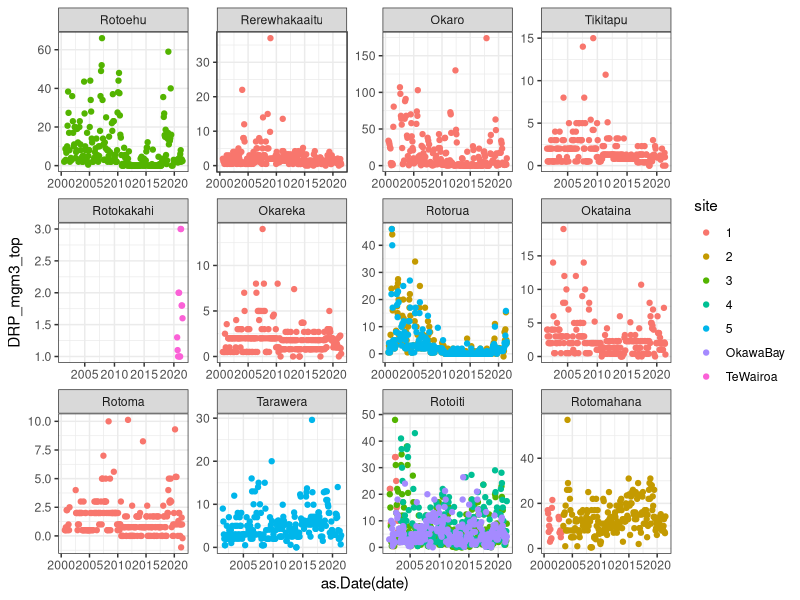
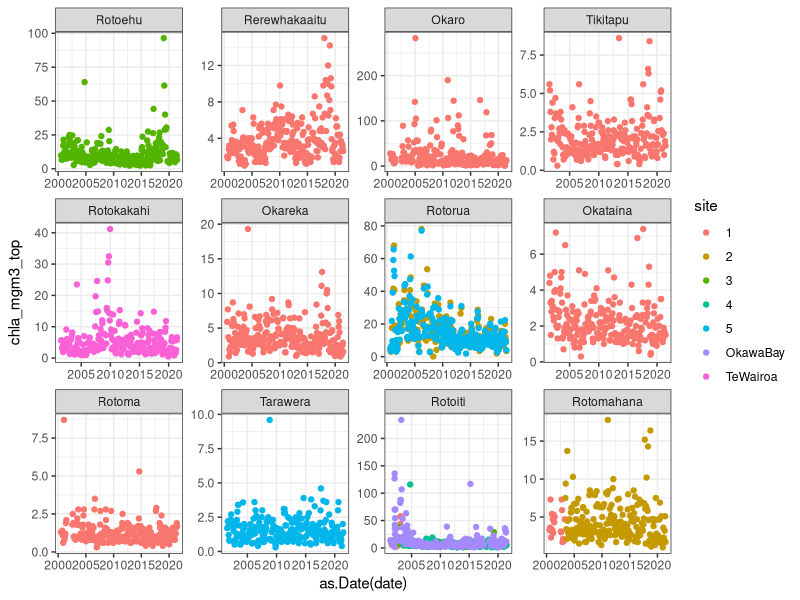
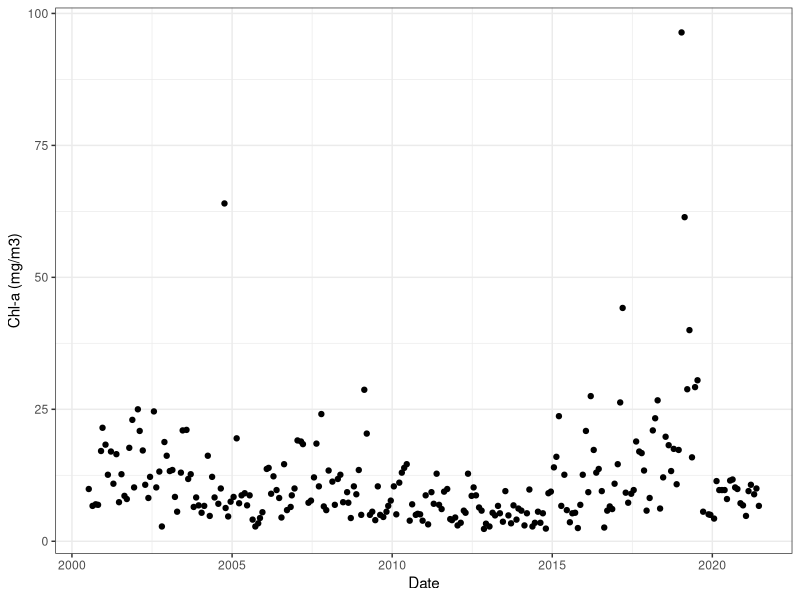
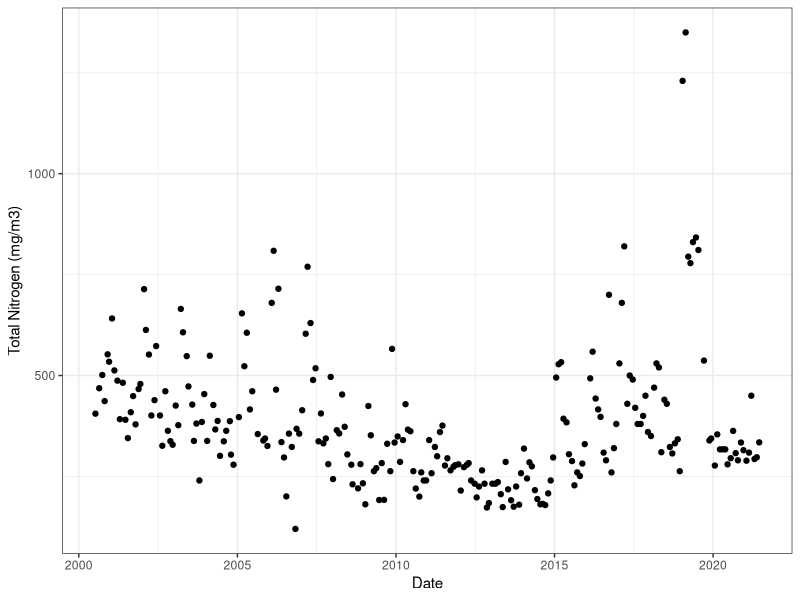
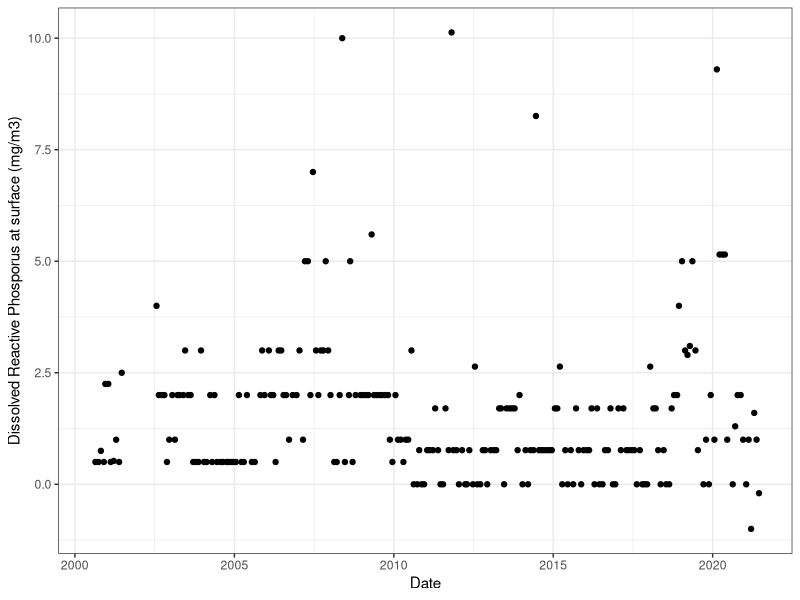

The R script that drew these images, in order:
## ---- chunk 1
# Set CRAN mirror in R code
options(repos = c(CRAN = "https://cloud.r-project.org"))
## ---- chunk 2
install.packages('tidyverse') # typically, R needs things to be in quotes, 
# either '' or "" if it is not a recognized object in the environment
install.packages('readxl') 
## ---- chunk 3
library(tidyverse)
library(readxl)
## ---- chunk 4
num_participants <- 13# insert number of people in the room
  
num_instructors <- 3# insert number of instructors in the room
  
participant_instructor_ratio <- num_participants/num_instructors
## ---- chunk 5
getwd()
## ---- chunk 6
wq <- read.csv('./data/BoP_WQ_formatted.csv') # HINT: hit 'tab' as you're typin the directory to see a list of files in this directory
## ---- chunk 7
View(wq) # this opens up the dataframe to view, 
# you can also do this by clicking on your dataframe ('wq') in the Environment at right
## ---- chunk 8
str(wq)
## ---- chunk 9
wq$date <- as.Date(wq$date)
## ---- chunk 10
wq$datetime <- as.POSIXct(wq$date, tz = "ETC/GMT+12")
## ---- chunk 11
str(wq)
## ---- chunk 12
wq$lake <- factor(wq$lake, levels = c('Rotoehu', 'Rerewhakaaitu', 'Okaro',
                                      'Tikitapu', 'Rotokakahi', 'Okareka',
                                      'Rotorua', 'Okataina', 'Rotoma',
                                      'Tarawera', 'Rotoiti', 'Rotomahana'))
## ---- chunk 13

str(wq)

# This shows that the lake column is now a factor!

## ---- chunk 14
ggplot(wq, aes(x = as.Date(date), y = DRP_mgm3_top, color = site)) + 
  geom_point() + # this tells R how to "map" the data: in this case, use points
  facet_wrap(~lake, scales = 'free') + # this makes a different panel for each lake, where the scale of both axes are different for each lake
  theme_bw() # this sets a 'theme' for how the plot looks, this is the 'black and white' setting
## ---- chunk 15

ggplot(wq, aes(x = as.Date(date), y = chla_mgm3_top, color = site)) + 
  geom_point() + # this tells R how to "map" the data: in this case, use points
  facet_wrap(~lake, scales = 'free') + # this makes a different panel for each lake, where the scale of both axes are different for each lake
  theme_bw() # this sets a 'theme' for how the plot looks, this is the 'black and white' setting

## ---- chunk 16
rotoehu <- wq[wq$lake=='Rotoehu',] # the == means: look for an exact match
  # this uses the base R notation of subset via brackets and indexing [rows, columns]
  # here, we are saying take the dataframe wq
  # then in brackets, we subset. here, we are saying keep only the rows where 
  # column 'lake' equals 'Rotoehu'. then we have a comma, and nothing after it,
  # which means keep all of the columns
## ---- chunk 17
rotoehu <- wq %>%  # this symbol is called a pipe, you can read it as 'whereby'
  filter(lake=='Rotoehu') # here we say filter out every row where the lake column
                          # equals 'Rotoehu' (remember R is sensitive to capitals)
## ---- chunk 18
ggplot(rotoehu, aes(x = as.Date(date), y = chla_mgm3_top)) + 
  geom_point() +
  theme_bw() +
  xlab('Date') +
  ylab('Chl-a (mg/m3)')
## ---- chunk 19
ggplot(rotoehu, aes(x = as.Date(date), y = TN_mgm3_top)) + 
  geom_point() +
  theme_bw() +
  xlab('Date') +
  ylab('Total Nitrogen (mg/m3)')
## ---- chunk 20
mean_chl <- mean(rotoehu$chla_mgm3_top)
print(mean_chl) #### hm that says NA, which means we need to remove the NA's before we take the mean
## ---- chunk 21
mean_chl <- mean(rotoehu$chla_mgm3_top, na.rm = TRUE)
print(mean_chl)
## ---- chunk 22
sd_chl <- sd(rotoehu$chla_mgm3_top, na.rm = TRUE)
print(sd_chl)
## ---- chunk 23
min_chl <- min(rotoehu$chla_mgm3_top, na.rm = TRUE)
max_chl <- max(rotoehu$chla_mgm3_top, na.rm = TRUE)
print(min_chl)
print(max_chl)
## ---- chunk 24
rotoma <- wq %>% 
  filter(lake=='Rotoma')

ggplot(rotoma, aes(x = as.Date(date), y = DRP_mgm3_top)) + 
  geom_point() +
  theme_bw() +
  xlab('Date') +
  ylab('Dissolved Reactive Phosporus at surface (mg/m3)')

mean(rotoma$DRP_mgm3_top, na.rm = TRUE)
sd(rotoma$DRP_mgm3_top, na.rm = TRUE)
min(rotoma$DRP_mgm3_top, na.rm = TRUE)
max(rotoma$DRP_mgm3_top, na.rm = TRUE)
